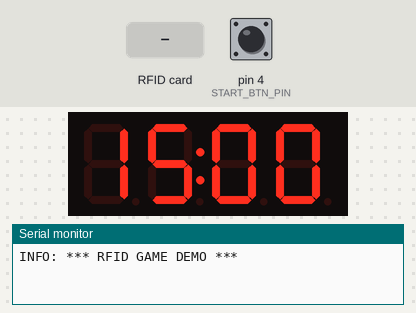
Simulated run of this sketch. Board: Arduino Uno, built with avr-gcc and run on an emulated ATmega328P. On the bench: 4-digit seven-segment display, the last lines printed to the serial monitor. The inputs (shaded band) are chosen by the test bench; at power-on: pin 4 (START_BTN_PIN) HIGH.

Above: at 1.2 s.
1.3 s: pin 4 (START_BTN_PIN) pulled LOW for 0.15 s
At 3.1 s:
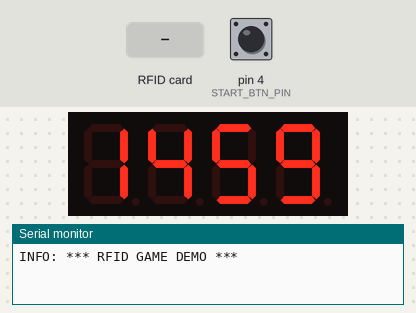
4.4 s: RFID card 00 00 00 00 held to the reader
At 6.0 s:
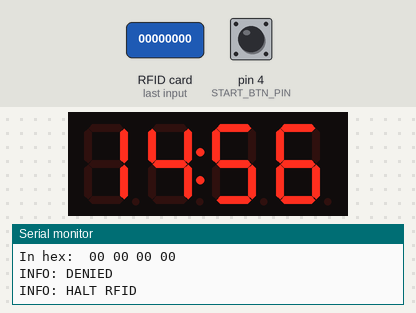
6.8 s: RFID card 5E 7A 19 C4 held to the reader
Timing chart, 0 to 9.8 s (numbered marks = the images above; inputs shaded):
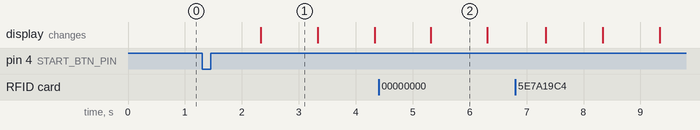

Measured:
- after the input at 1.3 s, the display: changes after 1.0 s (image 1)
- what the display in image 1 shows lasts 1.0 s, from 2.3 s to 3.3 s

The sketch:

rfid_game_demo.ino
```cpp
// (licence header left out)
#include "Pins.h"
#include "Button.h"
#include "Display.h"
#include "RFID.h"

#include <TimerOne.h>

#include "logger.h"

/**
 * DEFINITIONS
 */
#define ON 1
#define OFF 0
#define BTN_DEBOUNCE_MS   250

/**
 * State machine states
 */
typedef enum
{
	STATE_IDLE = 0,
	STATE_READY,
	STATE_COUNTDOWN,
	STATE_END,
	NUM_STATES
} fsm_state_t;

/* State machine current state */
fsm_state_t cur_state = STATE_READY;

/* Clock variables */
int8_t disp_values[] = {0x00, 0x00, 0x00, 0x00};
unsigned int clock_point = 1;
unsigned int do_disp_refresh;
unsigned int millisecond_10;
signed int remaining_sec = 900;
unsigned int penalty_sec = 120;
unsigned int second;
unsigned int minute;
byte *uidByte;

/* Button to start the game */
Button btn_start(Pins::START_BTN_PIN, ACTIVE_LOW, true);

/**
 * @brief Initial setup
 *
 */
void setup()
{
	Serial.begin(9600);
	LOG_INFO("*** RFID GAME DEMO ***");

	/* Initialize display module */
	Display::setup();
	/* Display available time to solve game */
	update_display_time();
	Display::display(disp_values);

	/* Timing for 10ms */
	Timer1.initialize(10000);

	/* Initialize RFID reader */
	RFID::setup();

	/* Initialize magnet */
	digitalWrite(Pins::MAGNET_PIN, 1);
}

/**
 * @brief Update remaining time
 *
 */
void timer_isr()
{
	millisecond_10++;
	do_disp_refresh = ON;
	if (millisecond_10 == 100)
	{
		remaining_sec--;
		millisecond_10 = 0;
		clock_point = (~clock_point) & 0x01;
	}
}

/**
 * @brief Update countdown data for display
 *
 */
void update_display_time()
{

	/* Show/hide clock point */
	if (clock_point)
		Display::point(ON);
	else
		Display::point(OFF);

	/* Convert remaining seconds to minute and seconds */
	minute = remaining_sec / 60;
	second = remaining_sec % 60;

	/* Time's up, display 0xDEAD */
	if (minute == 0 && second == 0)
	{
		disp_values[0] = 0xD;
		disp_values[1] = 0xE;
		disp_values[2] = 0xA;
		disp_values[3] = 0xD;
		Display::point(OFF);
	}
	/* Display remaining time */
	else
	{
		disp_values[0] = minute / 10;
		disp_values[1] = minute % 10;
		disp_values[2] = second / 10;
		disp_values[3] = second % 10;
	}

	/* Display updated time once */
	do_disp_refresh = OFF;
}

/**
 * @brief Start/resume timer
 *
 */
void timer_resume()
{
	Timer1.resume();
}

/**
 * @brief Pause timer
 *
 */
void timer_pause()
{
	TCCR1B &= ~(_BV(CS10) | _BV(CS11) | _BV(CS12));
}

/**
 * @brief Reset timer
 *
 */
void timer_reset()
{
	timer_pause();
	millisecond_10 = 0;
	remaining_sec = TM1637_COUNTDOWN_S;
	do_disp_refresh = ON;
}

/**
 * @brief Wait for user to press the start button,
 * start countdown and release magnet.
 *
 */
void wait_for_start()
{
	/* Wait for start button to be pressed */
	if (btn_start.detect_single_press(BTN_DEBOUNCE_MS))
	{
		Timer1.attachInterrupt(timer_isr);
		timer_resume();
		cur_state = STATE_COUNTDOWN;

		/* Release magnet */
		digitalWrite(Pins::MAGNET_PIN, 0);
	}
}

/**
 * @brief Display the countdown and wait for user to swipe a
 * rfid tag. If the tag is correct, stop the timer and end the game.
 * If the tag is a penalty tag, decrease remaining time.
 * End the game if time's up.
 *
 */
void process_countdown()
{
	/* Time's up, game over */
	if (remaining_sec == 0)
	{
		LOG_INFO("Time's up!");
		timer_pause();
		cur_state = STATE_END;
	}

	/* Update timer */
	if (do_disp_refresh == ON)
	{
		update_display_time();
		Display::display(disp_values);
	}

	/* Reset the loop if no new card present */
	if (!RFID::is_new_card())
		return;

	uidByte = RFID::read_card_serial();

	/* Verify if the rfid tag has been read */
	if (!uidByte)
		return;

	/* Check for tag match */
	if (RFID::is_authorized(uidByte))
	{
		LOG_INFO("AUTHORIZED");
		timer_pause();
		Display::point(ON);
		Display::display(disp_values);
		cur_state = STATE_END;
		goto rfid_halt;
	}
	else if (RFID::is_penalty(uidByte))
	{
		LOG_INFO("PENALTY");
		remaining_sec -= penalty_sec;

		/* Avoid underflow */
		if(remaining_sec < 0){
			remaining_sec = 0;
		}
	}

	else
	{
		LOG_INFO("DENIED");
	}

rfid_halt:
	LOG_INFO("HALT RFID");
	RFID::halt();
}

void loop()
{
	if (cur_state >= NUM_STATES)
	{
		LOG_ERROR("invalid state");
		return;
	}

	switch (cur_state)
	{
	case STATE_IDLE:
		delay(500);
		break;
	case STATE_READY:
		wait_for_start();
		break;
	case STATE_COUNTDOWN:
		process_countdown();
		break;
	case STATE_END:
		LOG_INFO("End of game");
		cur_state = STATE_IDLE;
		break;
	default:
		break;
	}
}
```

Button.cpp
```cpp
// (licence header left out)
/**
 * Library for handling a button
 */

#include "Button.h"

/**
 * Construct button instance
 * @param pin           button pin number
 * @param btn_logic     button logic, can be either ACTIVE_LOW
 *                      or ACTIVE_HIGH
 */
Button::Button(int pin, enum active_state btn_logic, bool use_int_pullup)
{
    if (use_int_pullup)
        pinMode(pin, INPUT_PULLUP);
    else
        pinMode(pin, INPUT);

    _pin = pin;
    _active_state = btn_logic;
    _last_press_time = 0;
    _last_press_val = LOW;
    _use_int_pullup = use_int_pullup;
}

/**
 * Return whether button is pressed
 * @return  true is button is pressed according to logic,
 *          false otherwise
 */
bool Button::is_pressed()
{
    int btn_val = digitalRead(_pin);

    if (_active_state == ACTIVE_HIGH)
        return (btn_val == HIGH);
    else
        return (btn_val == LOW);
}

/**
 * Returns true if a single press event is detected
 * @param debounce_ms   press debounce time (in milliseconds)
 */
bool Button::detect_single_press(long debounce_ms)
{
    int press_val = digitalRead(_pin);
    bool press_detected = false;
    if (_active_state == ACTIVE_HIGH)
    {
        if (press_val == HIGH && _last_press_val == LOW && millis() - _last_press_time > debounce_ms)
        {
            press_detected = true;
            _last_press_time = millis();
        }
    }
    else
    {
        if (press_val == LOW && _last_press_val == HIGH && millis() - _last_press_time > debounce_ms)
        {
            press_detected = true;
            _last_press_time = millis();
        }
    }

    _last_press_val = press_val;
    return press_detected;
}
```

Button.h
```cpp
// (licence header left out)
/**
 * Library for handling a button
 */

#ifndef BUTTON_H
#define BUTTON_H

#include "Arduino.h"

enum active_state {
    ACTIVE_HIGH,
    ACTIVE_LOW
};

class Button {
    public:
        Button(int pin, enum active_state btn_logic, bool use_int_pullup);
        bool is_pressed();
        bool detect_single_press(long debounce_ms);
    private:
        int _pin;
        int _active_state;
        long _last_press_time;
        int _last_press_val;
        bool _use_int_pullup;
};

#endif
```

Display.cpp
```cpp
// (licence header left out)
#include "Display.h"
#include "Pins.h"

namespace Display
{
    TM1637 tm1637(Pins::DISP_CLK_PIN, Pins::DISP_DIO_PIN);

    void setup()
    {
        /* Init TM1637 display */
        tm1637.set(BRIGHTEST);
        tm1637.init();
    };

    void point(bool enable)
    {
        tm1637.point(enable);
    };

    void display(int8_t data[])
    {
        tm1637.display(data);
    };
} // namespace Display
```

Display.h
```cpp
// (licence header left out)
#ifndef DISPLAY_H
#define DISPLAY_H

#include <TM1637.h>

namespace Display
{
    #define TM1637_COUNTDOWN_S 60

    void setup();

    void point(bool enable);

    void display(int8_t data[]);
} // namespace Display

#endif
```

RFID.cpp
```cpp
// (licence header left out)
#include "RFID.h"
#include "Pins.h"

#include "logger.h"

namespace RFID
{
	MFRC522 rfid(Pins::RFID_SS_PIN, Pins::RFID_RST_PIN);
	MFRC522::MIFARE_Key key;

	/* Authorized NUIDs */
	byte authorizedNUIDs[][8] = {
		{0x04, 0x50, 0x9A, 0x6A, 0x15, 0x4A, 0x80}};

	/* Penalty NUIDs */
	byte penaltyNUIDs[][8] = {
		{0x04, 0x5F, 0x97, 0x6A, 0x15, 0x4A, 0x81},
		{0x04, 0x6A, 0x82, 0xCA, 0x83, 0x64, 0x80}};

	/* Array that will store new NUID */
	byte nuidPICC[4];

	void setup()
	{
		/* Init SPI RFID reader */
		SPI.begin();	 // Init SPI bus
		rfid.PCD_Init(); // Init MFRC522

		for (byte i = 0; i < 6; i++)
		{
			key.keyByte[i] = 0xFF;
		}
	};

	bool is_authorized(byte *tag)
	{
		int idx;
		bool matchFound = false;
		int rows = sizeof(authorizedNUIDs) / sizeof(authorizedNUIDs[0]);
		int cols = sizeof(authorizedNUIDs[0]) / sizeof(byte);

		for (int idx = 0; idx < rows; idx++)
		{
			if (!memcmp(tag, authorizedNUIDs[idx], NUID_LENGTH))
				matchFound = true;
		}

		return matchFound;
	};

	bool is_penalty(byte *tag)
	{
		int idx;
		bool matchFound = false;
		int rows = sizeof(penaltyNUIDs) / sizeof(penaltyNUIDs[0]);
		int cols = sizeof(penaltyNUIDs[0]) / sizeof(byte);

		for (int idx = 0; idx < rows; idx++)
		{
			if (!memcmp(tag, penaltyNUIDs[idx], NUID_LENGTH))
				matchFound = true;
		}

		return matchFound;
	};

	bool is_new_card()
	{
		return rfid.PICC_IsNewCardPresent();
	};

	static void print_hex(byte *buffer, byte bufferSize)
	{
		for (byte i = 0; i < bufferSize; i++)
		{
			Serial.print(buffer[i] < 0x10 ? " 0" : " ");
			Serial.print(buffer[i], HEX);
		}
	};

	byte *read_card_serial()
	{
		if (!rfid.PICC_ReadCardSerial())
			return NULL;

		/* Check UID of MIFARE Classic tag */
		if (rfid.uid.uidByte[0] != nuidPICC[0] ||
			rfid.uid.uidByte[1] != nuidPICC[1] ||
			rfid.uid.uidByte[2] != nuidPICC[2] ||
			rfid.uid.uidByte[3] != nuidPICC[3])
		{
			LOG_INFO("A new card has been detected.");

			/* Store NUID into nuidPICC array */
			for (byte i = 0; i < 4; i++)
			{
				nuidPICC[i] = rfid.uid.uidByte[i];
			}
		}
		else
		{
			LOG_INFO("Card read previously.");
		}

		Serial.println(F("The NUID tag is:"));
		Serial.print(F("In hex: "));
		print_hex(rfid.uid.uidByte, rfid.uid.size);
		Serial.println();

		return rfid.uid.uidByte;
	};

	void halt()
	{
		/* Halt PICC */
		rfid.PICC_HaltA();
		/* Stop encryption on PCD */
		rfid.PCD_StopCrypto1();
	};

} // namespace RFID
```

RFID.h
```cpp
// (licence header left out)
/*
 * -----------------------------------------------------------------------------------------
 *             MFRC522      Arduino       Arduino   Arduino    Arduino          Arduino
 *             Reader/PCD   Uno/101       Mega      Nano v3    Leonardo/Micro   Pro Micro
 * Signal      Pin          Pin           Pin       Pin        Pin              Pin
 * -----------------------------------------------------------------------------------------
 * RST/Reset   RST          9             5         D9         RESET/ICSP-5     RST
 * SPI SS      SDA(SS)      10            53        D10        10               10
 * SPI MOSI    MOSI         11 / ICSP-4   51        D11        ICSP-4           16
 * SPI MISO    MISO         12 / ICSP-1   50        D12        ICSP-1           14
 * SPI SCK     SCK          13 / ICSP-3   52        D13        ICSP-3           15
 *
 */

#ifndef RFID_H
#define RFID_H

#include <SPI.h>
#include <MFRC522.h>

namespace RFID
{
	#define NUID_LENGTH 8

	void setup();

	bool is_authorized(byte *tag);

	bool is_penalty(byte *tag);

	bool is_new_card();

	byte *read_card_serial();

	void halt();
} // namespace RFID

#endif
```

logger.h
```cpp
// (licence header left out)
#ifndef LOGGER_H
#define LOGGER_H

#define NO_LOGS         0x0
#define ERROR_LEVEL     0x1
#define INFO_LEVEL      0x2
#define DEBUG_LEVEL       0x3

#ifndef LOG_LEVEL
    #define LOG_LEVEL   0x2
#endif

#if LOG_LEVEL >= DEBUG_LEVEL
#define LOG_DEBUG(message)     \
    {                          \
    Serial.print("DEBUG: ");   \
    Serial.println(message);   \
    }
#else
#define LOG_DEBUG(message)
#endif

#if LOG_LEVEL >= INFO_LEVEL
#define LOG_INFO(message)     \
    {                         \
    Serial.print("INFO: ");   \
    Serial.println(message);  \
    }
#else
#define LOG_INFO(message)
#endif

#if LOG_LEVEL >= ERROR_LEVEL
#define LOG_ERROR(message)     \
    {                          \
    Serial.print("ERROR: ");   \
    Serial.println(message);   \
    }
#else
#define LOG_ERROR(message)
#endif

#endif
```

Pins.h
```cpp
// (licence header left out)
#ifndef PINS_H
#define PINS_H

namespace Pins {
    enum {
        DISP_CLK_PIN = 2,
        DISP_DIO_PIN = 3,
        START_BTN_PIN = 4,
        MAGNET_PIN = 5,
        RFID_RST_PIN = 9,
        RFID_SS_PIN = 10,
    };
} //namespace Pins

#endif
```
